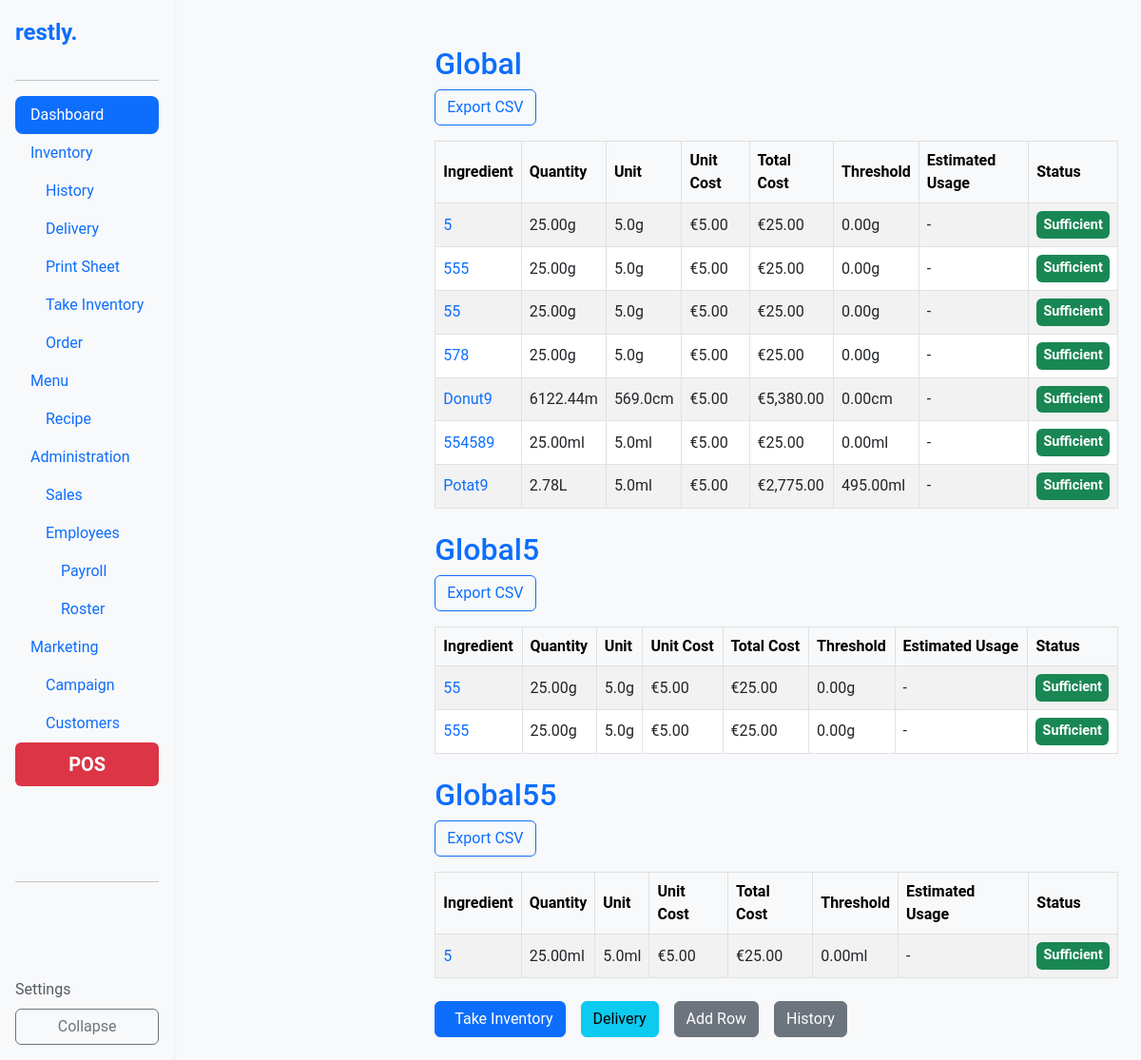
The app's page /inventory/, older data.
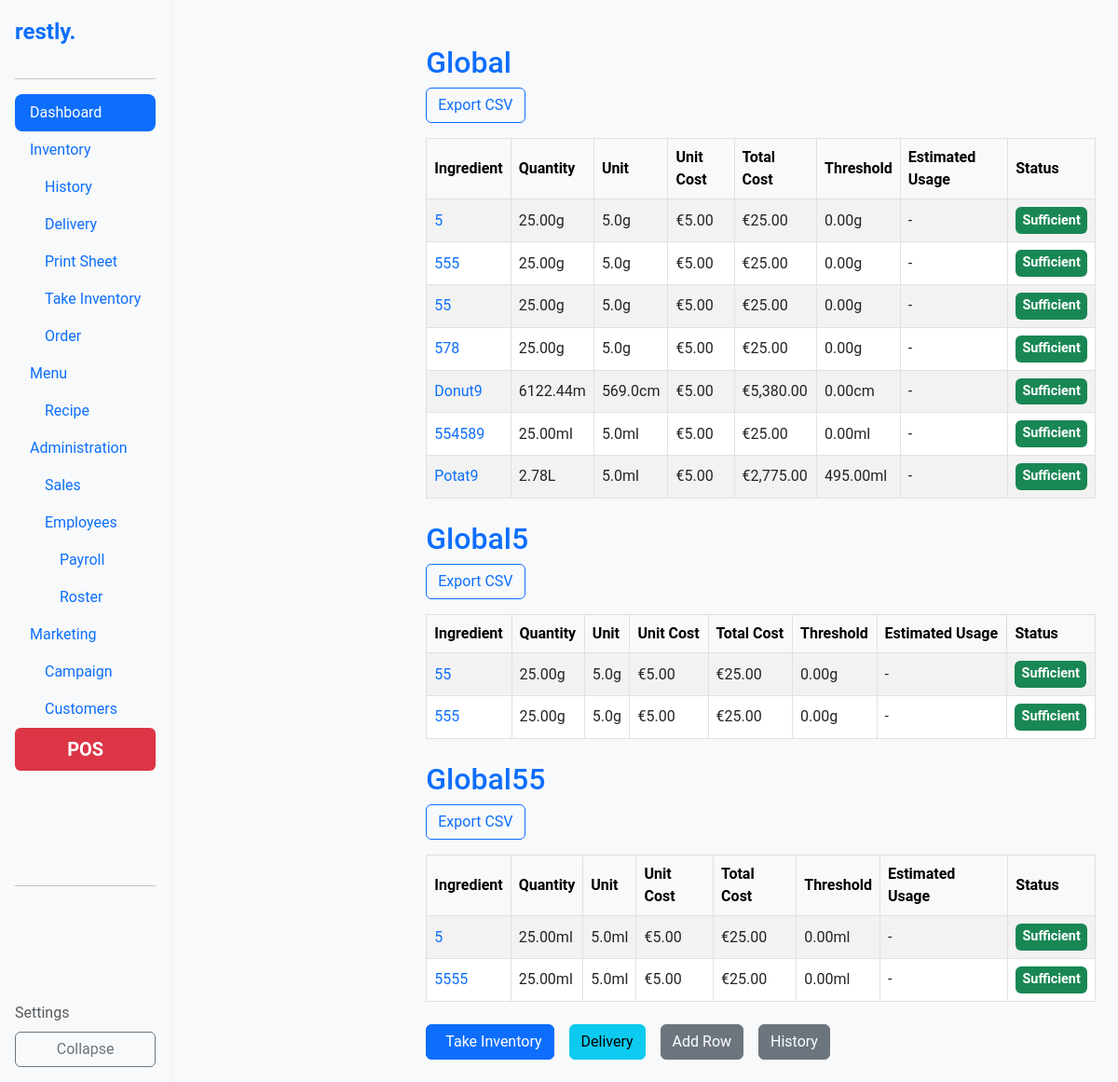
The same page, newer data.
### inventory/models.py (models this page shows, shortened)
class Category(models.Model):
    name = models.CharField(max_length=100, unique=True, default="global")
    order = models.PositiveIntegerField(default=1)
    class Meta:
        ordering = ['order']

class Ingredient(models.Model):
    UNIT_TYPES = [
        ('g', 'gram'),
        ('ml', 'milliliter'),
        ('pce', 'piece'),
        ('cm', 'centimeter'),
        ('oz', 'ounce'),
        ('fl_oz', 'fluid ounce'),
        ('in', 'inch'),
    ]
    name = models.CharField(max_length=255)
    quantity = models.FloatField()  # Quantity in stock
    threshold = models.FloatField(default=0)  # Minimum threshold for inventory
    category = models.ForeignKey('Category', on_delete=models.CASCADE)
    unit_type = models.CharField(max_length=10, choices=UNIT_TYPES)
    unit_multiplier = models.FloatField()  # Multiplier for unit type
    unit_cost = models.FloatField()  # Cost per unit
    estimated_usage = models.FloatField(null=True, blank=True)  # Optional, estimated usage per day
    total_cost = models.DecimalField(max_digits=12, decimal_places=2, editable=False)
    history = HistoricalRecords()
    order = models.PositiveIntegerField(default=1)
    change_source = models.CharField(max_length=50, blank=True, null=True)
    class Meta:
        ordering = ['order']
        unique_together = ('name', 'category')
    @property
    def converted_quantity(self):
        return self._convert_unit(self.quantity)
    @property
    def converted_threshold(self):
        return self._convert_unit(self.threshold)
    @property
    def is_below_threshold(self):
        return self.quantity < self.threshold
    def _convert_unit(self, value):
        metric_conversion_factors = {
            'g': Decimal('1000'),       # 1000 grams = 1 kg
            'ml': Decimal('1000'),      # 1000 milliliters = 1 liter
            'cm': Decimal('100'),       # 100 cm = 1 m
        }
        imperial_conversion_factors = {
            'oz': Decimal('16'),        # 16 ounces = 1 pound
            'fl_oz': Decimal('128'),    # 128 fluid ounces = 1 gallon
            'in': Decimal('12'),        # 12 inches = 1 foot
        }
        if self.unit_type in metric_conversion_factors:
            conversion_factor = metric_conversion_factors[self.unit_type]
            higher_unit = {'g': 'kg', 'ml': 'L', 'cm': 'm'}.get(self.unit_type, self.unit_type)
        elif self.unit_type in imperial_conversion_factors:
            conversion_factor = imperial_conversion_factors[self.unit_type]
            higher_unit = {'oz': 'lb', 'fl_oz': 'gal', 'in': 'ft'}.get(self.unit_type, self.unit_type)
        else:
            conversion_factor = Decimal('1')
            higher_unit = self.unit_type
        base_qty = Decimal(value) * Decimal(self.unit_multiplier)
        if base_qty < conversion_factor:
            return f"{base_qty.quantize(Decimal('.01'), rounding=ROUND_HALF_UP)}{self.unit_type}"
        converted_qty = base_qty / conversion_factor
        return f"{converted_qty.quantize(Decimal('.01'), rounding=ROUND_HALF_UP)}{higher_unit}"

### settings/models.py (models this page shows, shortened)
class Settings(models.Model):
    currency_type = models.CharField(
        max_length=3,
        choices=[
            ('USD', '$'),
            ('EUR', '€'),
            ('GBP', '£'),
        ],
        default='EUR'
    )

### inventory/views.py (the view)
# urls.py: path('', views.ingredient_list, name='inventory'),
def ingredient_list(request):
    categories = Category.objects.prefetch_related(
        models.Prefetch('ingredient_set', queryset=Ingredient.objects.order_by('order'))
    )
    settings_instance = Settings.objects.first()
    storage = get_messages(request)
    messages_list = list(storage)
    success_messages = [message for message in messages_list if 'success' in message.tags]
    error_messages = [message for message in messages_list if 'error' in message.tags]
    if success_messages:
        display_message = success_messages[0]  # Show the first success message if it exists
    elif error_messages:
        display_message = error_messages[0]  # Otherwise, show the first error message
    else:
        display_message = None  # If no success or error messages, show nothing
    context = {
        'categories': categories,
        'settings': settings_instance,
        'message': display_message,  # Pass the single message to the template
    }
    return render(request, 'inventory/ingredient_list.html', context)

### inventory/templates/inventory/ingredient_list.html (shortened to what this page needs)
{% extends 'base.html' %}
{% load humanize %}
{% block content %}
{% for category in categories %}
    <h2 class="mt-4 text-primary">{{ category.name|title }}</h2>
    <div class="mb-3">
        <a href="{% url 'export_inventory' 'csv' %}" class="btn btn-outline-primary">
             Export CSV
        </a>
    </div>
    <table class="table table-bordered table-hover table-striped align-middle">
        <thead class="table-light">
            <tr>
                <th>Ingredient</th>
                <th>Quantity</th>
                <th>Unit</th>
                <th>Unit Cost</th>
                <th>Total Cost</th>
                <th>Threshold</th>
                <th>Estimated Usage</th>
                <th>Status</th>
            </tr>
        </thead>
        <tbody>
            {% for ingredient in category.ingredient_set.all %}
            <tr>
                <td>
                    <a href="{% url 'ingredient_details' ingredient.name %}" class="text-decoration-none">{{ ingredient.name|title }}</a>
                </td>
                <td>{{ ingredient.converted_quantity }}</td>
                <td>{{ ingredient.unit_multiplier }}{{ ingredient.unit_type }}</td>
                <td>{{ settings.get_currency_type_display }}{{ ingredient.unit_cost|floatformat:2|intcomma }}</td>
                <td>{{ settings.get_currency_type_display }}{{ ingredient.total_cost|floatformat:2|intcomma }}</td>
                <td>{{ ingredient.converted_threshold }}</td>
                <td>{{ ingredient.estimated_usage|default:"-" }}</td>
                <td>
                    {% if ingredient.is_below_threshold %}
                        <span class="badge bg-danger">Below Threshold</span>
                    {% else %}
                        <span class="badge bg-success">Sufficient</span>
                    {% endif %}
                </td>
            </tr>
            {% endfor %}
        </tbody>
    </table>
{% endfor %}
<div class="d-flex gap-3 mt-4">
    <a href="{% url 'take_inventory' %}" class="btn btn-primary"> Take Inventory</a>
    <a href="{% url 'delivery_inventory' %}" class="btn btn-info"> Delivery</a>
    <a href="{% url 'row_add' %}" class="btn btn-secondary"> Add Row</a>
    <a href="{% url 'inventory_history' %}" class="btn btn-secondary"> History</a>
</div>
{% endblock %}

Row changes from the older to the newer data that the page shows:
added Ingredient: name "5555", converted_quantity "25.00ml", unit_multiplier "5.0", unit_type "ml", {{ settings.get_currency_type_display }} "€", unit_cost "5.00", total_cost "25.00", converted_threshold "0.00ml", estimated_usage "-", shows "Sufficient", shown under Category "Global55"
